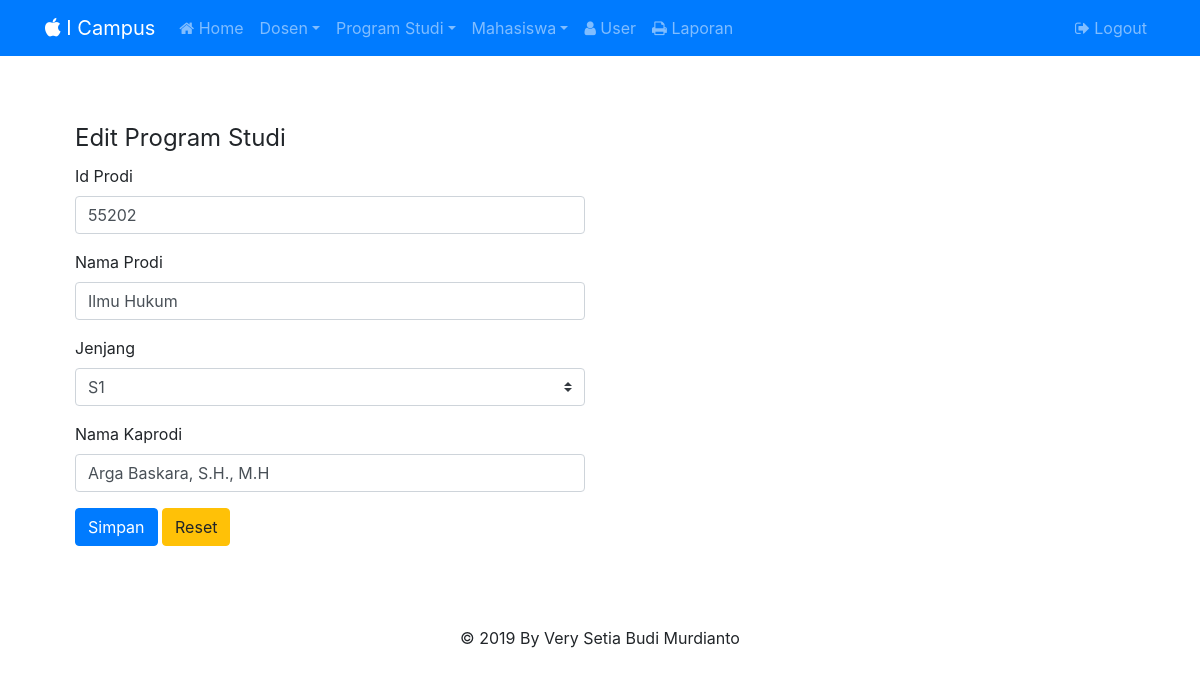
/index.php?page=edit_program_studi&id_prodi=55202 (signed in), run on the app's committed database.
### tables this page shows
CREATE TABLE `tb_prodi`  (
  `id_prodi` int(11) NOT NULL AUTO_INCREMENT,
  `nama_prodi` varchar(30) NULL DEFAULT NULL,
  `jenjang_prodi` tinyint(2) NULL DEFAULT NULL,
  `kaprodi` varchar(50) NULL DEFAULT NULL,
  PRIMARY KEY (`id_prodi`) USING BTREE
);

### pages/edit_program_studi.php (the view, shortened to what this page needs)
<?php
    $id_prodi = $_GET['id_prodi'];
	$query = mysqli_query($con,"SELECT * FROM tb_prodi WHERE id_prodi='$id_prodi'");
	while($data = mysqli_fetch_array($query)){
?>
<div class="container">
    <div class="col-lg-6">
        <form method="post" action="index.php?page=update_program_studi">
            <fieldset>
                <legend>Edit Program Studi</legend>
			<div class="form-group">
				<label>Id Prodi</label>
				<td><input type="number" class="form-control" name="id_prodi" value="<?php echo $data['id_prodi'] ?>" required>
			</div>
			<div class="form-group">
				<label>Nama Prodi</label>
				<input type="text" class="form-control" name="nama_prodi" value="<?php echo $data['nama_prodi'] ?>"required>
			</div>
			<div class="form-group">
				<label class="form-label">Jenjang</label>
				<select class="custom-select" name="jenjang_prodi" required>
					<option value ="1"<?php if ($data['jenjang_prodi']=='1'){echo 'selected';}?>>S1</option>
				</select>
				</div>
			<div class="form-group">
            <label>Nama Kaprodi</label>
				<input type="text" class="form-control" name="kaprodi" value="<?php echo $data['kaprodi'] ?>"required>
    		</div>
				<button type="submit" class="btn btn-primary">Simpan</button>
                <button type="reset" class="btn btn-warning">Reset</button>
        </fieldset>
    </form>
    <?php
    }
    ?>
    </div>
    </div>

### data on the page
tb_prodi: id_prodi "55202", nama_prodi "Ilmu Hukum", jenjang_prodi "S1", kaprodi "Arga Baskara, S.H., M.H"
